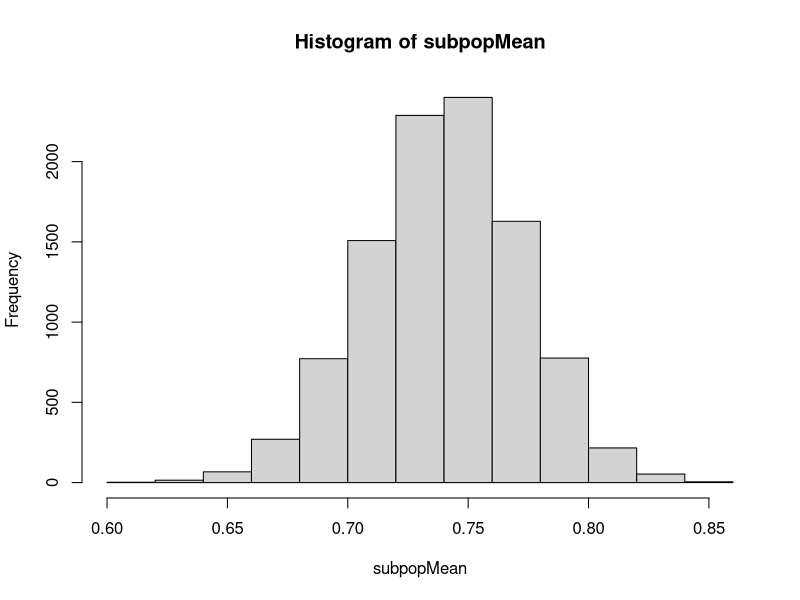
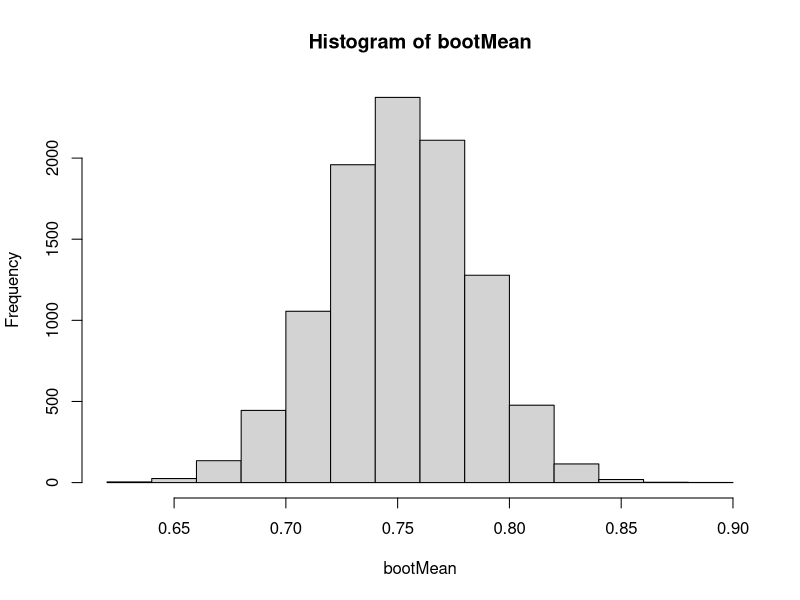

R code for these plots, in order:
#### QTM 220 Lecture 4 R code ####

library(foreign)
library(ggplot2)
setwd("~/Documents") #different for each user

### Turnout Stuff ###

# Generate Population Data
N = 7233584

b0 = floor(.7*N)
b1 = ceiling(.3*N)
y0 = rbinom(n=b0,size=1,prob=.68)
y1 = rbinom(n=b1,size=1,prob=.74)
y = c(y0,y1)
x = c(rep(0,b0),rep(1,b1))
dfpop = data.frame(y,x)
mean(dfpop$y)
mean(dfpop$y[dfpop$x==1])

# Generate Sample Data
set.seed(111)
ind = sample(1:N,size=625,replace=T)
dfsam = dfpop[ind,]
mean(dfsam$y)
mean(dfsam$y[dfsam$x==1])
mean(dfsam$y[dfsam$x==0])

# Generate Sampling Distribution
S = 10000
subpopMean = rep(NA,S)
for( s in 1:S ){
	ind = sample(1:N,size=625,replace=T)
	dfind = dfpop[ind,]
	subpopMean[s] = mean(dfind$y[dfind$x==1])	
}
hist(subpopMean)

B = 10000
bootMean = rep(NA,B)
for( b in 1:B ){
bootind = sample(1:625,size=625,replace=T)
dfboot = dfsam[bootind,]
bootMean[b] = mean(dfboot$y[dfboot$x==1])
}
hist(bootMean)
quantile(bootMean,prob =c(.025,.975))
